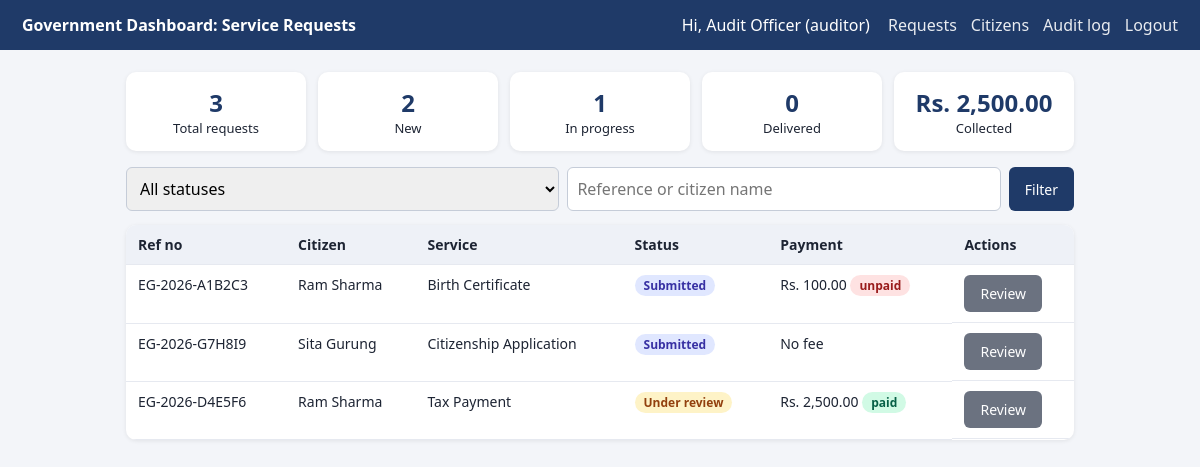
The app's page /admin/index.php (signed in) with its own data.
### tables this page shows
CREATE TABLE applications (
  id INT AUTO_INCREMENT PRIMARY KEY,
  ref_no VARCHAR(20) NOT NULL UNIQUE,
  user_id INT NOT NULL,
  service_type_id INT NOT NULL,
  details TEXT NOT NULL,
  amount_due DECIMAL(10,2) NOT NULL DEFAULT 0,
  payment_status ENUM('unpaid','paid') NOT NULL DEFAULT 'unpaid',
  paid_at DATETIME NULL,
  status ENUM('submitted','under_review','approved','rejected','delivered') NOT NULL DEFAULT 'submitted',
  admin_remarks TEXT NULL,
  handled_by INT NULL,
  delivered_at DATETIME NULL,
  document_no VARCHAR(30) NULL,
  delivery_note VARCHAR(255) NULL,
  created_at TIMESTAMP DEFAULT CURRENT_TIMESTAMP,
  updated_at TIMESTAMP DEFAULT CURRENT_TIMESTAMP ON UPDATE CURRENT_TIMESTAMP,
  FOREIGN KEY (user_id) REFERENCES users(id) ON DELETE CASCADE,
  FOREIGN KEY (service_type_id) REFERENCES service_types(id),
  FOREIGN KEY (handled_by) REFERENCES admins(id) ON DELETE SET NULL
);

CREATE TABLE users (
  id INT AUTO_INCREMENT PRIMARY KEY,
  full_name VARCHAR(100) NOT NULL,
  email VARCHAR(120) UNIQUE NOT NULL,
  password_hash VARCHAR(255) NOT NULL,
  phone VARCHAR(20) NOT NULL DEFAULT '',
  address VARCHAR(200) NOT NULL DEFAULT '',
  district VARCHAR(60) NOT NULL DEFAULT '',
  is_disabled TINYINT(1) NOT NULL DEFAULT 0,
  failed_attempts TINYINT UNSIGNED NOT NULL DEFAULT 0,
  locked_until DATETIME NULL,
  created_at TIMESTAMP DEFAULT CURRENT_TIMESTAMP
);

CREATE TABLE service_types (
  id INT AUTO_INCREMENT PRIMARY KEY,
  name VARCHAR(80) NOT NULL UNIQUE,
  description VARCHAR(255) NOT NULL DEFAULT '',
  hint VARCHAR(255) NOT NULL DEFAULT '',
  fee DECIMAL(10,2) NOT NULL DEFAULT 0,
  needs_amount TINYINT(1) NOT NULL DEFAULT 0,
  is_active TINYINT(1) NOT NULL DEFAULT 1
);

### admin/index.php (the view, shortened to what this page needs)
<?php
require '../config/db.php'; require_admin(); require_perm('request.view');
$status = $_GET['status'] ?? ''; $q = trim($_GET['q'] ?? '');
$sql = "SELECT a.*, s.name AS service, u.full_name AS citizen FROM applications a
        JOIN service_types s ON s.id=a.service_type_id JOIN users u ON u.id=a.user_id WHERE 1";
$p = [];
$sql .= " ORDER BY FIELD(a.status,'submitted','under_review','approved','rejected','delivered'), a.created_at DESC";
$st = $pdo->prepare($sql); $st->execute($p); $rows = $st->fetchAll();
$c = $pdo->query("SELECT status, COUNT(*) FROM applications GROUP BY status")->fetchAll(PDO::FETCH_KEY_PAIR);
$collected = (float)$pdo->query("SELECT COALESCE(SUM(amount_due),0) FROM applications WHERE payment_status='paid'")->fetchColumn();
head('Government Dashboard: Service Requests', '',
  'Hi, ' . e($_SESSION['admin_name']) . ' (' . e($_SESSION['admin_role']) . ') ' . admin_nav(), '../');
?>
<div class="stats">
<div><b><?= array_sum($c) ?></b>Total requests</div><div><b><?= $c['submitted'] ?? 0 ?></b>New</div>
<div><b><?= ($c['under_review'] ?? 0) + ($c['approved'] ?? 0) ?></b>In progress</div>
<div><b><?= $c['delivered'] ?? 0 ?></b>Delivered</div><div><b><?= money($collected) ?></b>Collected</div></div>
<form class="filter" method="get"><select name="status"><option value="">All statuses</option>
<?php foreach (STATUS_LABEL as $k => $l): ?><option value="<?= $k ?>" <?= $status === $k ? 'selected' : '' ?>><?= $l ?></option><?php endforeach; ?></select>
<input name="q" placeholder="Reference or citizen name" value="<?= e($q) ?>"><button class="btn">Filter</button></form>
<table><tr><th>Ref no</th><th>Citizen</th><th>Service</th><th>Status</th><th>Payment</th><th>Actions</th></tr>
<?php foreach ($rows as $r): ?>
<tr><td><?= e($r['ref_no']) ?></td><td><?= e($r['citizen']) ?></td><td><?= e($r['service']) ?></td><td><?= badge($r['status']) ?></td>
<td><?= $r['amount_due'] > 0 ? money($r['amount_due']) . ' ' . badge($r['payment_status']) : 'No fee' ?></td>
<td class="actions"><a class="btn gray" href="review.php?id=<?= $r['id'] ?>">Review</a>
<?php if (can('request.delete')): ?><form method="post" action="delete.php" onsubmit="return confirm('Delete this request permanently?')"><?= csrf_field() ?>
<input type="hidden" name="id" value="<?= $r['id'] ?>"><button class="btn red">Delete</button></form><?php endif; ?></td></tr>
<?php endforeach; ?>
<?php if (!$rows): ?><tr><td colspan="6">No requests found.</td></tr><?php endif; ?></table>
<?php foot();

### config/auth.php (shortened to what this page needs)
<?php
function in_admin_area() { return strpos($_SERVER['SCRIPT_NAME'] ?? '', '/admin/') !== false; }
function current_role() { return in_admin_area() ? ($_SESSION['admin_role'] ?? null) : ($_SESSION['user_role'] ?? null); }
function can($perm) {
    global $pdo; static $cache = [];
    $role = current_role();
    if (!isset($cache[$role])) {
        $st = $pdo->prepare("SELECT p.code FROM role_permissions rp JOIN permissions p ON p.id=rp.permission_id JOIN roles r ON r.id=rp.role_id WHERE r.name=?");
        $st->execute([$role]); $cache[$role] = $st->fetchAll(PDO::FETCH_COLUMN);
    }
    return in_array($perm, $cache[$role], true);
}
function require_perm($perm) {
    if (can($perm)) return;
    foot(); exit;
}
function admin_nav() {
    $l = '';
    if (can('request.view'))   $l .= '<a href="index.php">Requests</a>';
    if (can('citizen.view'))   $l .= '<a href="citizens.php">Citizens</a>';
    if (can('audit.view'))     $l .= '<a href="audit_log.php">Audit log</a>';
    return $l . '<a href="logout.php">Logout</a>';
}

### config/db.php (shortened to what this page needs)
<?php
$pdo = new PDO('mysql:host=localhost;dbname=egov_lab3;charset=utf8mb4', 'root', '', [
    PDO::ATTR_ERRMODE => PDO::ERRMODE_EXCEPTION,
    PDO::ATTR_DEFAULT_FETCH_MODE => PDO::FETCH_ASSOC,
]);
function e($s) { return htmlspecialchars((string)$s, ENT_QUOTES, 'UTF-8'); }
function money($n) { return 'Rs. ' . number_format((float)$n, 2); }
function badge($s) { return '<span class="badge ' . e($s) . '">' . e(STATUS_LABEL[$s] ?? $s) . '</span>'; }
function head($title, $cls = '', $nav = '', $base = '') {
    echo '<!DOCTYPE html><html><head><meta charset="utf-8"><meta name="viewport" content="width=device-width,initial-scale=1">'
       . '<title>' . e($title) . '</title><link rel="stylesheet" href="' . $base . 'assets/style.css"></head><body>'
       . '<header class="' . $cls . '"><strong>' . e($title) . '</strong><nav>' . $nav . '</nav></header><main>';
}
function foot() { echo '</main></body></html>'; }
require __DIR__ . '/auth.php';

### assets/style.css (style rules this page uses)
* { box-sizing:border-box }
body { margin:0;font-family:system-ui,Arial,sans-serif;background:#f3f5f9;color:#1d2433 }
header { background:#1f3a68;color:#fff;padding:14px 22px;display:flex;justify-content:space-between;align-items:center;flex-wrap:wrap;gap:8px }
header nav a { color:#fff;margin-left:14px;text-decoration:none;opacity:.9 }
main { max-width:980px;margin:22px auto;padding:0 16px }
input,select,textarea { width:100%;padding:9px;border:1px solid #c5ccd8;border-radius:6px;font:inherit }
.btn { display:inline-block;background:#1f3a68;color:#fff;border:0;padding:9px 16px;border-radius:6px;cursor:pointer;text-decoration:none;font:inherit;font-size:14px }
.btn.gray { background:#6b7280 }
table { width:100%;border-collapse:collapse;background:#fff;border-radius:10px;overflow:hidden;box-shadow:0 1px 4px rgba(0,0,0,.08) }
th,td { padding:10px 12px;text-align:left;border-bottom:1px solid #e6e9f0;font-size:14px;vertical-align:top }
th { background:#eef1f7 }
.stats { display:flex;gap:12px;flex-wrap:wrap;margin-bottom:16px }
.stats div { flex:1;min-width:130px;background:#fff;padding:14px;border-radius:10px;box-shadow:0 1px 4px rgba(0,0,0,.08);text-align:center;font-size:13px }
.stats b { display:block;font-size:24px;color:#1f3a68 }
.badge { display:inline-block;padding:2px 9px;border-radius:12px;font-size:12px;font-weight:600;background:#e5e7eb;color:#374151 }
.badge.submitted { background:#e0e7ff;color:#3730a3 }
.badge.under_review { background:#fef3c7;color:#92400e }
.badge.paid { background:#d1fae5;color:#065f46 }
.badge.unpaid { background:#fee2e2;color:#991b1b }
.filter { display:flex;gap:8px;margin-bottom:14px;flex-wrap:wrap }
.filter input,.filter select { width:auto;flex:1;min-width:140px }
.actions { display:flex;gap:8px;flex-wrap:wrap;align-items:center }

### records on screen
applications: ref_no "EG-2026-A1B2C3", user.full_name "Ram Sharma", service_type.name "Birth Certificate", status "Submitted unpaid", amount_due "Rs. 100.00"
applications: ref_no "EG-2026-G7H8I9", user.full_name "Sita Gurung", service_type.name "Citizenship Application", status "Submitted", amount_due "No fee"
applications: ref_no "EG-2026-D4E5F6", user.full_name "Ram Sharma", service_type.name "Tax Payment", status "Under review paid", amount_due "Rs. 2,500.00"

### other values on screen
$title "Government Dashboard: Service Requests"
$nav "Hi, Audit Officer (auditor)"
array_sum($c) "3"
$c['submitted'] "2"
$c['delivered'] "0"
money($collected) "Rs. 2,500.00"
